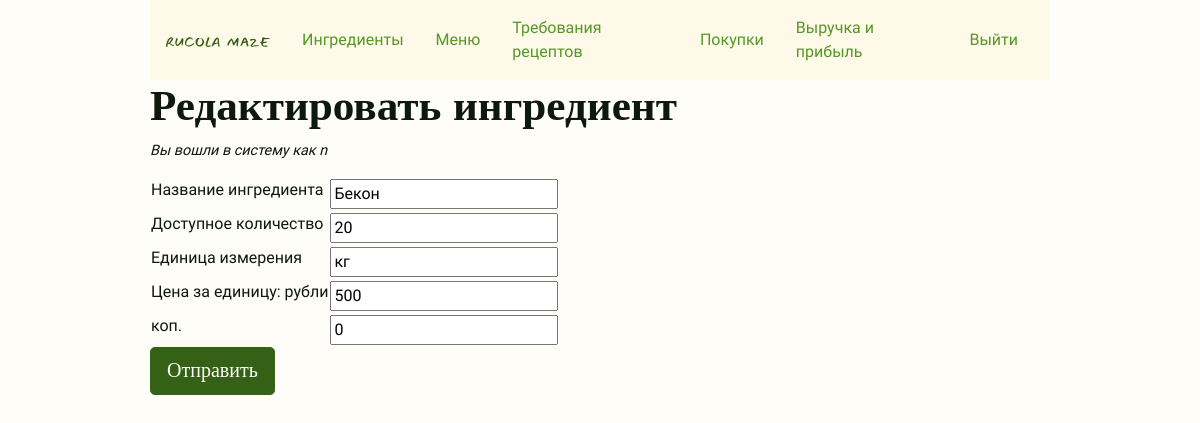
The app's page /ingredients/4/edit (signed in), older data.
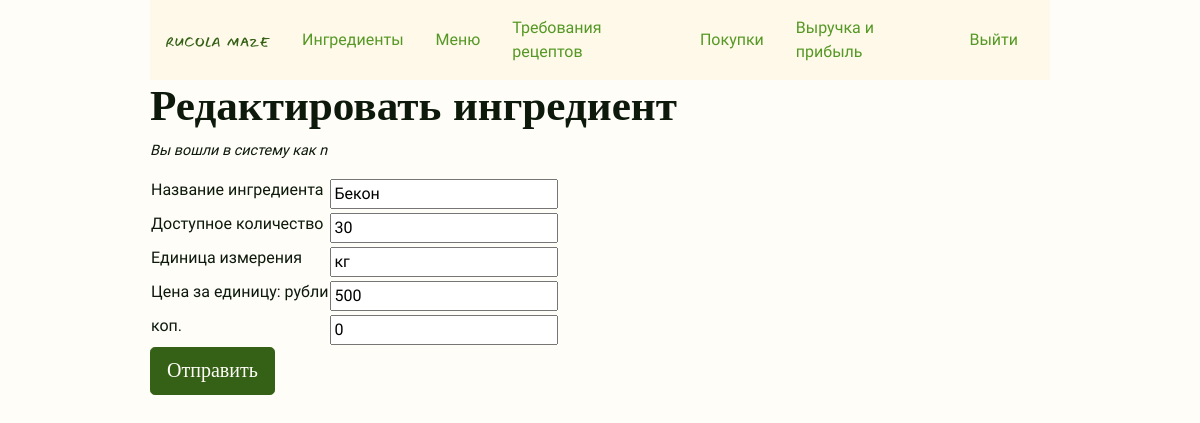
The same page, newer data.
### rucola_maze/models.py (models this page shows, shortened)
class Ingredient(db.Model):
    id = mapped_column(db.Integer, primary_key=True)
    name = mapped_column(db.String(96), unique=True, index=True)
    quantity_available = mapped_column(
        db.Numeric(precision=2, asdecimal=False, decimal_return_scale=None), default=0
    )
    unit = mapped_column(db.String(16))
    unit_price_dollars = mapped_column(db.Integer, default=0)
    unit_price_cents = mapped_column(db.Integer, default=0)
    in_recipe_requirements = db.relationship(
        "RecipeRequirement",
        backref="ingredient",
        lazy="dynamic",
        cascade="all, delete, delete-orphan",
    )

### rucola_maze/inventory.py (the view, shortened to what this page needs)
@bp.route("/ingredients/<int:ingredient_id>/edit", methods=["GET", "POST"])
@login_required
def ingredient_edit(ingredient_id):
    ingredient = Ingredient.query.get(ingredient_id)
    form = IngredientForm()
    form = IngredientForm(obj=ingredient)
    return render_template(
        "inventory/ingredient_edit.html",
        form=form,
        ingredient=ingredient,
    )

### rucola_maze/forms.py
class IngredientForm(FlaskForm):
    name = StringField("Название ингредиента", validators=[DataRequired()])
    quantity_available = StringField("Доступное количество", validators=[DataRequired()])
    unit = StringField("Единица измерения", validators=[DataRequired()], default="кг")
    unit_price_dollars = IntegerField(
        "Цена за единицу: рубли", validators=[InputRequired()], default=0
    )
    unit_price_cents = StringField("коп.", validators=[DataRequired()], default="00")
    submit = SubmitField("Сохранить")

### rucola_maze/models.py (called while the page is built)
@login_manager.user_loader
def load_user(user_id):
    return User.query.get(int(user_id))

### rucola_maze/templates/inventory/ingredient_edit.html (shortened to what this page needs)
{% extends 'base.html' %}
{% block content %}
<div class="h1">
    <h1>Редактировать ингредиент</h1>
</div>
<p class="small-text">Вы вошли в систему как {{ current_user.username }}</p>
<form action="{{ url_for('inventory.ingredient_edit', ingredient_id=ingredient.id) }}" method="post">
    <table>
        <tr>
            <td>{{ form.name.label }}</td>
            <td> {{ form.name() }}</td>
        </tr>
        <tr>
            <td>{{ form.quantity_available.label }}</td>
            <td> {{ form.quantity_available() }}</td>
        </tr>
        <tr>
            <td>{{ form.unit.label }}</td>
            <td> {{ form.unit() }}</td>
        </tr>
        <tr>
            <td>{{ form.unit_price_dollars.label }}</td>
            <td> {{ form.unit_price_dollars() }}</td>
        </tr>
        <tr>
            <td>{{ form.unit_price_cents.label }}</td>
            <td> {{ form.unit_price_cents() }}</td>
        </tr>
    </table>
    <input type="submit" value="Отправить" class="btn btn-primary btn-lg" class="form-control">
</form>
{% endblock %}

Row changes from the older to the newer data that the page shows:
changed Ingredient "Бекон": quantity_available "20" → "30"
